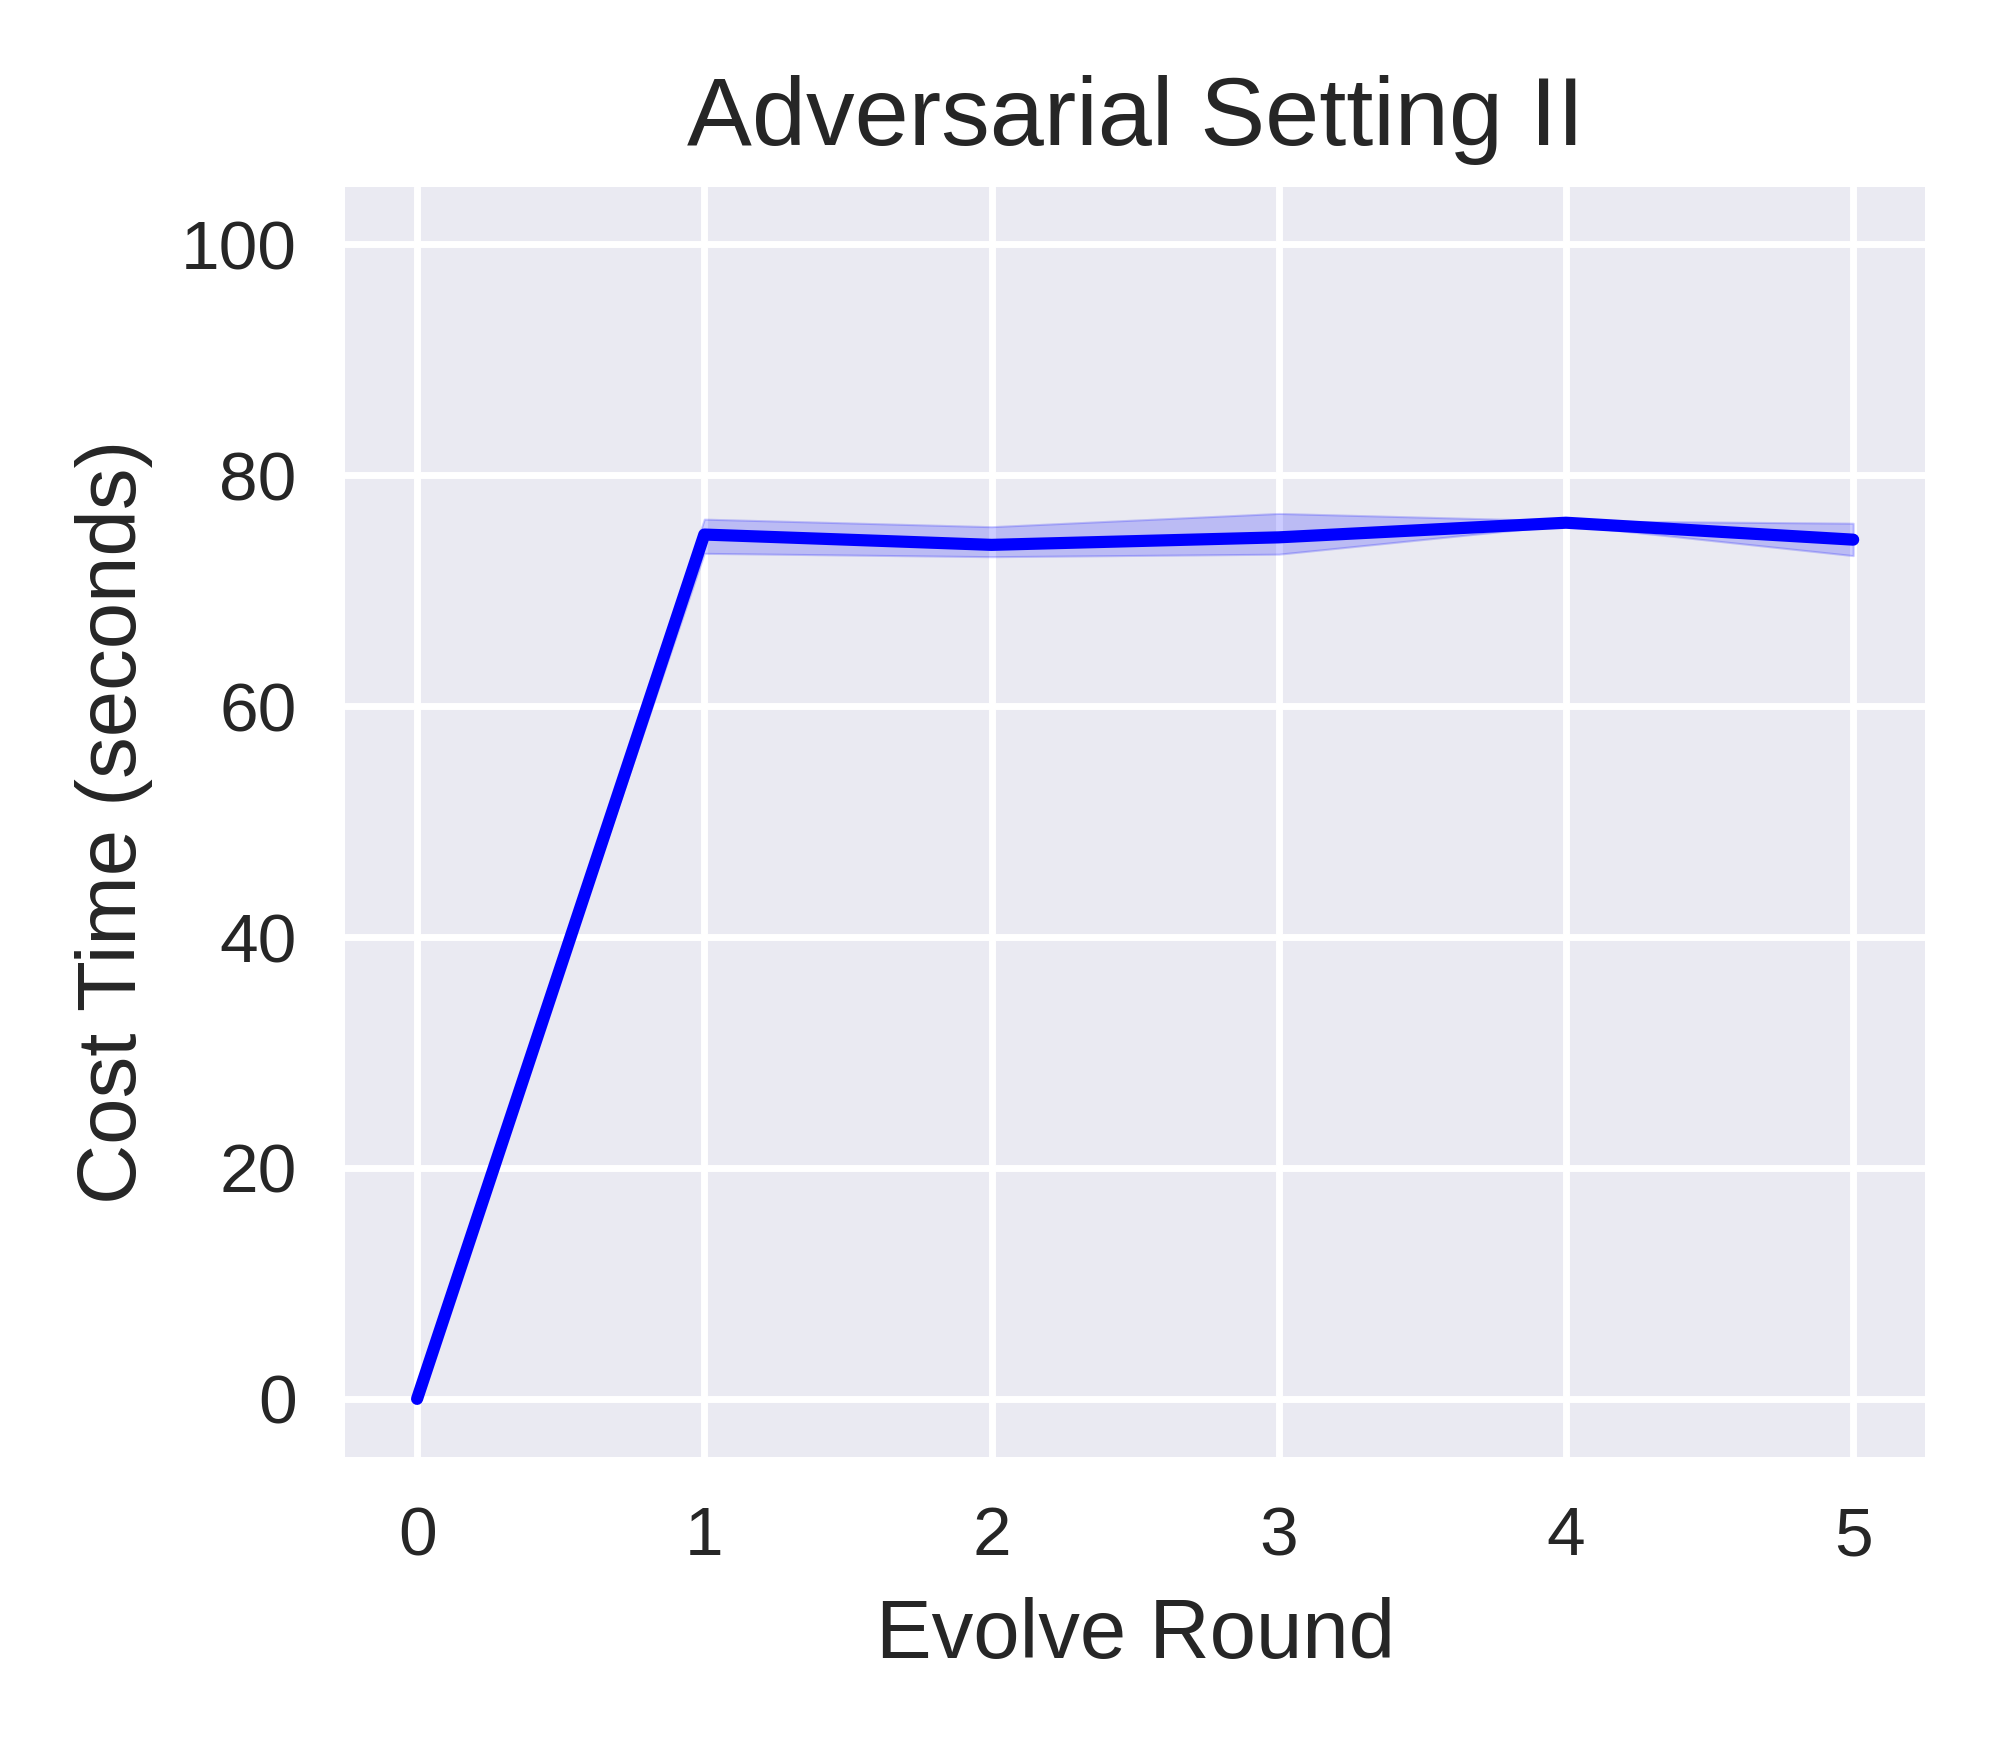

The script that saved this image:
import matplotlib.pyplot as plt
import pandas as pd
import seaborn as sns

advset2_rounds05_costtime_on_advmal_file = pd.read_csv('cost_time_list_advset2_round5_seed012.csv')
advset2_rounds05_costtime_on_advmal_df = pd.DataFrame(advset2_rounds05_costtime_on_advmal_file)

advset2_rounds05_costtime_on_advmal_seed_0_df = advset2_rounds05_costtime_on_advmal_df.drop(columns=['seed1','seed2'])  
advset2_rounds05_costtime_on_advmal_seed_0_df.rename(columns={'seed0': 'costtime'}, inplace=True)

advset2_rounds05_costtime_on_advmal_seed_1_df = advset2_rounds05_costtime_on_advmal_df.drop(columns=['seed0','seed2'])  
advset2_rounds05_costtime_on_advmal_seed_1_df.rename(columns={'seed1': 'costtime'}, inplace=True)

advset2_rounds05_costtime_on_advmal_seed_2_df = advset2_rounds05_costtime_on_advmal_df.drop(columns=['seed0','seed1'])  
advset2_rounds05_costtime_on_advmal_seed_2_df.rename(columns={'seed2': 'costtime'}, inplace=True)

print("advset2_rounds05_costtime_on_advmal_df:\n",advset2_rounds05_costtime_on_advmal_df)  
print("advset2_rounds05_costtime_on_advmal_seed_0_df:\n",advset2_rounds05_costtime_on_advmal_seed_0_df)  
print("advset2_rounds05_costtime_on_advmal_seed_1_df:\n",advset2_rounds05_costtime_on_advmal_seed_1_df)  
print("advset2_rounds05_costtime_on_advmal_seed_2_df:\n",advset2_rounds05_costtime_on_advmal_seed_2_df)  



advset2_rounds05_costtime_on_advmal_merge_df = pd.concat([advset2_rounds05_costtime_on_advmal_seed_0_df, advset2_rounds05_costtime_on_advmal_seed_1_df, advset2_rounds05_costtime_on_advmal_seed_2_df])
# advset2_rounds05_costtime_on_advmal_merge_df = pd.concat([advset2_rounds05_costtime_on_advmal_df, advset2_rounds05_costtime_on_advmal_df, advset2_rounds05_costtime_on_advmal_df])

print("advset2_rounds05_costtime_on_advmal_merge_df:\n",advset2_rounds05_costtime_on_advmal_merge_df)  

advset2_rounds05_costtime_on_advmal_merge_df = advset2_rounds05_costtime_on_advmal_merge_df.reset_index(drop=True)

print("advset2_rounds05_costtime_on_advmal_merge_df:\n",advset2_rounds05_costtime_on_advmal_merge_df)  


# sns.set_theme(style="darkgrid")
plt.style.use('seaborn') 
# plt.style.use('default') 
# plt.style.use('seaborn-deep') 

# plt.figure(figsize=(4, 3.5), dpi=500)
_, ax = plt.subplots(nrows=1, ncols=1, figsize=(4, 3.5), tight_layout=True, dpi=500) #dpi=100 分辨率


sns_plot=sns.lineplot(data=advset2_rounds05_costtime_on_advmal_merge_df, x='round', y='costtime', color='b')
ax.set_xlabel('Evolve Round', fontsize=12)
ax.set_ylabel('Cost Time (seconds)', fontsize=12)
ax.set_title('Adversarial Setting II', fontsize=14); 
plt.ylim(-5, 105)

savepath = f'/home/huan1932/ARIoTEDef/drawfigure/advset2/round05/costtime'
savename = f'line-shadow-figure-advset2-round05-costtime-seed012'
plt.savefig(fname=f'{savepath}/{savename}.png',dpi=500)
plt.close   
